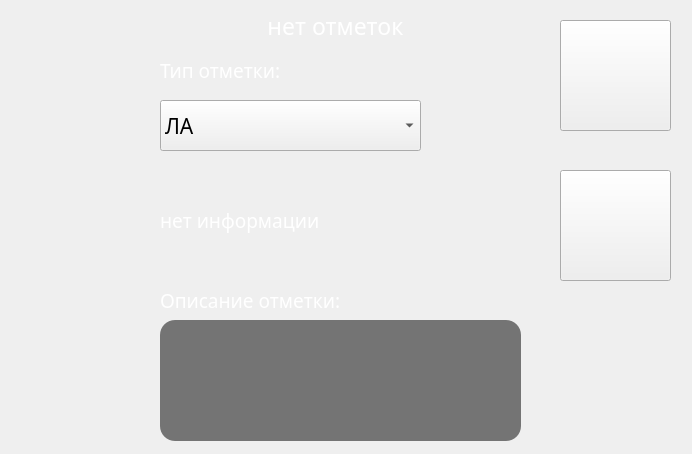
<?xml version="1.0" encoding="UTF-8"?>
<ui version="4.0">
 <class>MapMarkEdit</class>
 <widget class="QWidget" name="MapMarkEdit">
  <property name="geometry">
   <rect>
    <x>0</x>
    <y>0</y>
    <width>692</width>
    <height>454</height>
   </rect>
  </property>
  <property name="windowTitle">
   <string>Form</string>
  </property>
  <property name="styleSheet">
   <string notr="true"/>
  </property>
  <widget class="QLabel" name="rotate_bgrd_lbl">
   <property name="geometry">
    <rect>
     <x>0</x>
     <y>0</y>
     <width>692</width>
     <height>456</height>
    </rect>
   </property>
   <property name="styleSheet">
    <string notr="true">padding-right: 15px; /* make room for the arrows */
border-image: url(:/Pyramid/fon_next_menu.png);
border-width: 3;
</string>
   </property>
   <property name="text">
    <string/>
   </property>
  </widget>
  <widget class="QComboBox" name="typeComboBox">
   <property name="geometry">
    <rect>
     <x>160</x>
     <y>100</y>
     <width>261</width>
     <height>51</height>
    </rect>
   </property>
   <property name="font">
    <font>
     <family>Trebuchet MS</family>
     <pointsize>16</pointsize>
    </font>
   </property>
   <item>
    <property name="text">
     <string>ЛА</string>
    </property>
   </item>
   <item>
    <property name="text">
     <string>Обломки ЛА</string>
    </property>
   </item>
   <item>
    <property name="text">
     <string>Черный ящик</string>
    </property>
   </item>
   <item>
    <property name="text">
     <string>Фрагменты тел</string>
    </property>
   </item>
   <item>
    <property name="text">
     <string>Следы крушения</string>
    </property>
   </item>
   <item>
    <property name="text">
     <string>Непроходимые места</string>
    </property>
   </item>
   <item>
    <property name="text">
     <string>АС</string>
    </property>
   </item>
   <item>
    <property name="text">
     <string>Место десантирования</string>
    </property>
   </item>
   <item>
    <property name="text">
     <string>Прочее</string>
    </property>
   </item>
  </widget>
  <widget class="QLabel" name="type_lbl">
   <property name="geometry">
    <rect>
     <x>160</x>
     <y>60</y>
     <width>181</width>
     <height>21</height>
    </rect>
   </property>
   <property name="palette">
    <palette>
     <active>
      <colorrole role="WindowText">
       <brush brushstyle="SolidPattern">
        <color alpha="255">
         <red>255</red>
         <green>255</green>
         <blue>255</blue>
        </color>
       </brush>
      </colorrole>
      <colorrole role="Text">
       <brush brushstyle="SolidPattern">
        <color alpha="255">
         <red>255</red>
         <green>255</green>
         <blue>255</blue>
        </color>
       </brush>
      </colorrole>
      <colorrole role="ButtonText">
       <brush brushstyle="SolidPattern">
        <color alpha="255">
         <red>255</red>
         <green>255</green>
         <blue>255</blue>
        </color>
       </brush>
      </colorrole>
     </active>
     <inactive>
      <colorrole role="WindowText">
       <brush brushstyle="SolidPattern">
        <color alpha="255">
         <red>255</red>
         <green>255</green>
         <blue>255</blue>
        </color>
       </brush>
      </colorrole>
      <colorrole role="Text">
       <brush brushstyle="SolidPattern">
        <color alpha="255">
         <red>255</red>
         <green>255</green>
         <blue>255</blue>
        </color>
       </brush>
      </colorrole>
      <colorrole role="ButtonText">
       <brush brushstyle="SolidPattern">
        <color alpha="255">
         <red>255</red>
         <green>255</green>
         <blue>255</blue>
        </color>
       </brush>
      </colorrole>
     </inactive>
     <disabled>
      <colorrole role="WindowText">
       <brush brushstyle="SolidPattern">
        <color alpha="255">
         <red>120</red>
         <green>120</green>
         <blue>120</blue>
        </color>
       </brush>
      </colorrole>
      <colorrole role="Text">
       <brush brushstyle="SolidPattern">
        <color alpha="255">
         <red>120</red>
         <green>120</green>
         <blue>120</blue>
        </color>
       </brush>
      </colorrole>
      <colorrole role="ButtonText">
       <brush brushstyle="SolidPattern">
        <color alpha="255">
         <red>120</red>
         <green>120</green>
         <blue>120</blue>
        </color>
       </brush>
      </colorrole>
     </disabled>
    </palette>
   </property>
   <property name="font">
    <font>
     <family>Trebuchet MS</family>
     <pointsize>14</pointsize>
    </font>
   </property>
   <property name="text">
    <string>Тип отметки:</string>
   </property>
  </widget>
  <widget class="QPlainTextEdit" name="description">
   <property name="geometry">
    <rect>
     <x>160</x>
     <y>320</y>
     <width>361</width>
     <height>121</height>
    </rect>
   </property>
   <property name="palette">
    <palette>
     <active>
      <colorrole role="WindowText">
       <brush brushstyle="SolidPattern">
        <color alpha="255">
         <red>255</red>
         <green>255</green>
         <blue>255</blue>
        </color>
       </brush>
      </colorrole>
      <colorrole role="Button">
       <brush brushstyle="SolidPattern">
        <color alpha="255">
         <red>116</red>
         <green>116</green>
         <blue>116</blue>
        </color>
       </brush>
      </colorrole>
      <colorrole role="Light">
       <brush brushstyle="SolidPattern">
        <color alpha="255">
         <red>189</red>
         <green>189</green>
         <blue>189</blue>
        </color>
       </brush>
      </colorrole>
      <colorrole role="Text">
       <brush brushstyle="SolidPattern">
        <color alpha="255">
         <red>255</red>
         <green>255</green>
         <blue>255</blue>
        </color>
       </brush>
      </colorrole>
      <colorrole role="BrightText">
       <brush brushstyle="SolidPattern">
        <color alpha="255">
         <red>213</red>
         <green>213</green>
         <blue>213</blue>
        </color>
       </brush>
      </colorrole>
      <colorrole role="ButtonText">
       <brush brushstyle="SolidPattern">
        <color alpha="255">
         <red>255</red>
         <green>255</green>
         <blue>255</blue>
        </color>
       </brush>
      </colorrole>
      <colorrole role="Base">
       <brush brushstyle="SolidPattern">
        <color alpha="255">
         <red>116</red>
         <green>116</green>
         <blue>116</blue>
        </color>
       </brush>
      </colorrole>
      <colorrole role="Window">
       <brush brushstyle="SolidPattern">
        <color alpha="255">
         <red>116</red>
         <green>116</green>
         <blue>116</blue>
        </color>
       </brush>
      </colorrole>
     </active>
     <inactive>
      <colorrole role="WindowText">
       <brush brushstyle="SolidPattern">
        <color alpha="255">
         <red>255</red>
         <green>255</green>
         <blue>255</blue>
        </color>
       </brush>
      </colorrole>
      <colorrole role="Button">
       <brush brushstyle="SolidPattern">
        <color alpha="255">
         <red>116</red>
         <green>116</green>
         <blue>116</blue>
        </color>
       </brush>
      </colorrole>
      <colorrole role="Light">
       <brush brushstyle="SolidPattern">
        <color alpha="255">
         <red>189</red>
         <green>189</green>
         <blue>189</blue>
        </color>
       </brush>
      </colorrole>
      <colorrole role="Text">
       <brush brushstyle="SolidPattern">
        <color alpha="255">
         <red>255</red>
         <green>255</green>
         <blue>255</blue>
        </color>
       </brush>
      </colorrole>
      <colorrole role="BrightText">
       <brush brushstyle="SolidPattern">
        <color alpha="255">
         <red>213</red>
         <green>213</green>
         <blue>213</blue>
        </color>
       </brush>
      </colorrole>
      <colorrole role="ButtonText">
       <brush brushstyle="SolidPattern">
        <color alpha="255">
         <red>255</red>
         <green>255</green>
         <blue>255</blue>
        </color>
       </brush>
      </colorrole>
      <colorrole role="Base">
       <brush brushstyle="SolidPattern">
        <color alpha="255">
         <red>116</red>
         <green>116</green>
         <blue>116</blue>
        </color>
       </brush>
      </colorrole>
      <colorrole role="Window">
       <brush brushstyle="SolidPattern">
        <color alpha="255">
         <red>116</red>
         <green>116</green>
         <blue>116</blue>
        </color>
       </brush>
      </colorrole>
     </inactive>
     <disabled>
      <colorrole role="WindowText">
       <brush brushstyle="SolidPattern">
        <color alpha="255">
         <red>120</red>
         <green>120</green>
         <blue>120</blue>
        </color>
       </brush>
      </colorrole>
      <colorrole role="Button">
       <brush brushstyle="SolidPattern">
        <color alpha="255">
         <red>116</red>
         <green>116</green>
         <blue>116</blue>
        </color>
       </brush>
      </colorrole>
      <colorrole role="Light">
       <brush brushstyle="SolidPattern">
        <color alpha="255">
         <red>189</red>
         <green>189</green>
         <blue>189</blue>
        </color>
       </brush>
      </colorrole>
      <colorrole role="Text">
       <brush brushstyle="SolidPattern">
        <color alpha="255">
         <red>120</red>
         <green>120</green>
         <blue>120</blue>
        </color>
       </brush>
      </colorrole>
      <colorrole role="BrightText">
       <brush brushstyle="SolidPattern">
        <color alpha="255">
         <red>213</red>
         <green>213</green>
         <blue>213</blue>
        </color>
       </brush>
      </colorrole>
      <colorrole role="ButtonText">
       <brush brushstyle="SolidPattern">
        <color alpha="255">
         <red>120</red>
         <green>120</green>
         <blue>120</blue>
        </color>
       </brush>
      </colorrole>
      <colorrole role="Base">
       <brush brushstyle="SolidPattern">
        <color alpha="255">
         <red>116</red>
         <green>116</green>
         <blue>116</blue>
        </color>
       </brush>
      </colorrole>
      <colorrole role="Window">
       <brush brushstyle="SolidPattern">
        <color alpha="255">
         <red>116</red>
         <green>116</green>
         <blue>116</blue>
        </color>
       </brush>
      </colorrole>
     </disabled>
    </palette>
   </property>
   <property name="font">
    <font>
     <family>Trebuchet MS</family>
     <pointsize>18</pointsize>
    </font>
   </property>
   <property name="styleSheet">
    <string notr="true">QPlainTextEdit {
     background-color: white;

     background-attachment: fixed;
 	 border-radius: 15px;
	
	background-color: rgb(116, 116, 116);
 }

QScrollBar:vertical { width: 100px;} 
</string>
   </property>
   <property name="plainText">
    <string/>
   </property>
  </widget>
  <widget class="QLabel" name="info_lbl">
   <property name="geometry">
    <rect>
     <x>160</x>
     <y>290</y>
     <width>181</width>
     <height>21</height>
    </rect>
   </property>
   <property name="palette">
    <palette>
     <active>
      <colorrole role="WindowText">
       <brush brushstyle="SolidPattern">
        <color alpha="255">
         <red>255</red>
         <green>255</green>
         <blue>255</blue>
        </color>
       </brush>
      </colorrole>
      <colorrole role="Text">
       <brush brushstyle="SolidPattern">
        <color alpha="255">
         <red>255</red>
         <green>255</green>
         <blue>255</blue>
        </color>
       </brush>
      </colorrole>
      <colorrole role="ButtonText">
       <brush brushstyle="SolidPattern">
        <color alpha="255">
         <red>255</red>
         <green>255</green>
         <blue>255</blue>
        </color>
       </brush>
      </colorrole>
     </active>
     <inactive>
      <colorrole role="WindowText">
       <brush brushstyle="SolidPattern">
        <color alpha="255">
         <red>255</red>
         <green>255</green>
         <blue>255</blue>
        </color>
       </brush>
      </colorrole>
      <colorrole role="Text">
       <brush brushstyle="SolidPattern">
        <color alpha="255">
         <red>255</red>
         <green>255</green>
         <blue>255</blue>
        </color>
       </brush>
      </colorrole>
      <colorrole role="ButtonText">
       <brush brushstyle="SolidPattern">
        <color alpha="255">
         <red>255</red>
         <green>255</green>
         <blue>255</blue>
        </color>
       </brush>
      </colorrole>
     </inactive>
     <disabled>
      <colorrole role="WindowText">
       <brush brushstyle="SolidPattern">
        <color alpha="255">
         <red>120</red>
         <green>120</green>
         <blue>120</blue>
        </color>
       </brush>
      </colorrole>
      <colorrole role="Text">
       <brush brushstyle="SolidPattern">
        <color alpha="255">
         <red>120</red>
         <green>120</green>
         <blue>120</blue>
        </color>
       </brush>
      </colorrole>
      <colorrole role="ButtonText">
       <brush brushstyle="SolidPattern">
        <color alpha="255">
         <red>120</red>
         <green>120</green>
         <blue>120</blue>
        </color>
       </brush>
      </colorrole>
     </disabled>
    </palette>
   </property>
   <property name="font">
    <font>
     <family>Trebuchet MS</family>
     <pointsize>14</pointsize>
    </font>
   </property>
   <property name="text">
    <string>Описание отметки:</string>
   </property>
  </widget>
  <widget class="QLabel" name="status">
   <property name="geometry">
    <rect>
     <x>160</x>
     <y>10</y>
     <width>351</width>
     <height>31</height>
    </rect>
   </property>
   <property name="palette">
    <palette>
     <active>
      <colorrole role="WindowText">
       <brush brushstyle="SolidPattern">
        <color alpha="255">
         <red>255</red>
         <green>255</green>
         <blue>255</blue>
        </color>
       </brush>
      </colorrole>
      <colorrole role="Text">
       <brush brushstyle="SolidPattern">
        <color alpha="255">
         <red>255</red>
         <green>255</green>
         <blue>255</blue>
        </color>
       </brush>
      </colorrole>
      <colorrole role="ButtonText">
       <brush brushstyle="SolidPattern">
        <color alpha="255">
         <red>255</red>
         <green>255</green>
         <blue>255</blue>
        </color>
       </brush>
      </colorrole>
     </active>
     <inactive>
      <colorrole role="WindowText">
       <brush brushstyle="SolidPattern">
        <color alpha="255">
         <red>255</red>
         <green>255</green>
         <blue>255</blue>
        </color>
       </brush>
      </colorrole>
      <colorrole role="Text">
       <brush brushstyle="SolidPattern">
        <color alpha="255">
         <red>255</red>
         <green>255</green>
         <blue>255</blue>
        </color>
       </brush>
      </colorrole>
      <colorrole role="ButtonText">
       <brush brushstyle="SolidPattern">
        <color alpha="255">
         <red>255</red>
         <green>255</green>
         <blue>255</blue>
        </color>
       </brush>
      </colorrole>
     </inactive>
     <disabled>
      <colorrole role="WindowText">
       <brush brushstyle="SolidPattern">
        <color alpha="255">
         <red>120</red>
         <green>120</green>
         <blue>120</blue>
        </color>
       </brush>
      </colorrole>
      <colorrole role="Text">
       <brush brushstyle="SolidPattern">
        <color alpha="255">
         <red>120</red>
         <green>120</green>
         <blue>120</blue>
        </color>
       </brush>
      </colorrole>
      <colorrole role="ButtonText">
       <brush brushstyle="SolidPattern">
        <color alpha="255">
         <red>120</red>
         <green>120</green>
         <blue>120</blue>
        </color>
       </brush>
      </colorrole>
     </disabled>
    </palette>
   </property>
   <property name="font">
    <font>
     <family>Trebuchet MS</family>
     <pointsize>17</pointsize>
     <stylestrategy>PreferDefault</stylestrategy>
    </font>
   </property>
   <property name="text">
    <string>нет отметок</string>
   </property>
   <property name="alignment">
    <set>Qt::AlignCenter</set>
   </property>
  </widget>
  <widget class="QPushButton" name="next">
   <property name="geometry">
    <rect>
     <x>552</x>
     <y>320</y>
     <width>111</width>
     <height>111</height>
    </rect>
   </property>
   <property name="autoFillBackground">
    <bool>false</bool>
   </property>
   <property name="styleSheet">
    <string notr="true"> QPushButton:hover:pressed {
    padding-right: 15px; /* make room for the arrows */
	border-image: url(:/Pyramid/right_n.png);
     border-width: 3;}
 
QPushButton{
     padding-right: 15px; /* make room for the arrows */
	border-image: url(:/Pyramid/right.png);
     border-width: 3;}

 QPushButton:hover {
    padding-right: 15px; /* make room for the arrows */
	border-image: url(:/Pyramid/right.png);
     border-width: 3;}</string>
   </property>
   <property name="text">
    <string/>
   </property>
   <property name="flat">
    <bool>true</bool>
   </property>
  </widget>
  <widget class="QPushButton" name="perv">
   <property name="geometry">
    <rect>
     <x>20</x>
     <y>320</y>
     <width>111</width>
     <height>111</height>
    </rect>
   </property>
   <property name="autoFillBackground">
    <bool>false</bool>
   </property>
   <property name="styleSheet">
    <string notr="true"> QPushButton:hover:pressed {
    padding-right: 15px; /* make room for the arrows */
	border-image: url(:/Pyramid/left_n.png);
     border-width: 3;}
 
QPushButton{
     padding-right: 15px; /* make room for the arrows */
	border-image: url(:/Pyramid/left.png);
     border-width: 3;}

 QPushButton:hover {
    padding-right: 15px; /* make room for the arrows */
	border-image: url(:/Pyramid/left.png);
     border-width: 3;}</string>
   </property>
   <property name="text">
    <string/>
   </property>
   <property name="flat">
    <bool>true</bool>
   </property>
  </widget>
  <widget class="QPushButton" name="save">
   <property name="geometry">
    <rect>
     <x>560</x>
     <y>20</y>
     <width>111</width>
     <height>111</height>
    </rect>
   </property>
   <property name="styleSheet">
    <string notr="true"> QPushButton:hover:pressed {
    padding-right: 15px; /* make room for the arrows */
	border-image: url(:/Pyramid/save_n.png);
     border-width: 3;}
 
QPushButton{
     padding-right: 15px; /* make room for the arrows */
   	border-image: url(:/Pyramid/save.png);
     border-width: 3;}

 QPushButton:hover {
    padding-right: 15px; /* make room for the arrows */
   border-image: url(:/Pyramid/save.png);
     border-width: 3;}</string>
   </property>
   <property name="text">
    <string/>
   </property>
  </widget>
  <widget class="QPushButton" name="cancel">
   <property name="geometry">
    <rect>
     <x>560</x>
     <y>170</y>
     <width>111</width>
     <height>111</height>
    </rect>
   </property>
   <property name="styleSheet">
    <string notr="true"> QPushButton:hover:pressed {
    padding-right: 15px; /* make room for the arrows */
	border-image: url(:/Pyramid/gps_cancel_n.png);
     border-width: 3;}
 
QPushButton{
     padding-right: 15px; /* make room for the arrows */
   	border-image: url(:/Pyramid/gps_cancel.png);
     border-width: 3;}

 QPushButton:hover {
    padding-right: 15px; /* make room for the arrows */
   border-image: url(:/Pyramid/gps_cancel.png);
     border-width: 3;}</string>
   </property>
   <property name="text">
    <string/>
   </property>
  </widget>
  <widget class="QPushButton" name="del">
   <property name="geometry">
    <rect>
     <x>20</x>
     <y>20</y>
     <width>111</width>
     <height>111</height>
    </rect>
   </property>
   <property name="autoFillBackground">
    <bool>false</bool>
   </property>
   <property name="styleSheet">
    <string notr="true"> QPushButton:hover:pressed {
    padding-right: 15px; /* make room for the arrows */
	border-image: url(:/Pyramid/close_fw_n.png);
     border-width: 3;}
 
QPushButton{
     padding-right: 15px; /* make room for the arrows */
	border-image: url(:/Pyramid/close_fw.png);
     border-width: 3;}

 QPushButton:hover {
    padding-right: 15px; /* make room for the arrows */
	border-image: url(:/Pyramid/close_fw.png);
     border-width: 3;}</string>
   </property>
   <property name="text">
    <string/>
   </property>
   <property name="flat">
    <bool>true</bool>
   </property>
  </widget>
  <widget class="QPushButton" name="keyboard">
   <property name="geometry">
    <rect>
     <x>20</x>
     <y>170</y>
     <width>111</width>
     <height>111</height>
    </rect>
   </property>
   <property name="autoFillBackground">
    <bool>false</bool>
   </property>
   <property name="styleSheet">
    <string notr="true"> QPushButton:hover:pressed {
    padding-right: 15px; /* make room for the arrows */
	border-image: url(:/Pyramid/Black-Keyboard.png);
     border-width: 3;}
 
QPushButton{
     padding-right: 15px; /* make room for the arrows */
	border-image: url(:/Pyramid/Black-Keyboard.png);
     border-width: 3;}

 QPushButton:hover {
    padding-right: 15px; /* make room for the arrows */
	border-image: url(:/Pyramid/Black-Keyboard.png);
     border-width: 3;}</string>
   </property>
   <property name="text">
    <string/>
   </property>
   <property name="flat">
    <bool>true</bool>
   </property>
  </widget>
  <widget class="QLabel" name="info">
   <property name="geometry">
    <rect>
     <x>160</x>
     <y>160</y>
     <width>361</width>
     <height>121</height>
    </rect>
   </property>
   <property name="palette">
    <palette>
     <active>
      <colorrole role="WindowText">
       <brush brushstyle="SolidPattern">
        <color alpha="255">
         <red>255</red>
         <green>255</green>
         <blue>255</blue>
        </color>
       </brush>
      </colorrole>
      <colorrole role="Text">
       <brush brushstyle="SolidPattern">
        <color alpha="255">
         <red>255</red>
         <green>255</green>
         <blue>255</blue>
        </color>
       </brush>
      </colorrole>
      <colorrole role="ButtonText">
       <brush brushstyle="SolidPattern">
        <color alpha="255">
         <red>255</red>
         <green>255</green>
         <blue>255</blue>
        </color>
       </brush>
      </colorrole>
     </active>
     <inactive>
      <colorrole role="WindowText">
       <brush brushstyle="SolidPattern">
        <color alpha="255">
         <red>255</red>
         <green>255</green>
         <blue>255</blue>
        </color>
       </brush>
      </colorrole>
      <colorrole role="Text">
       <brush brushstyle="SolidPattern">
        <color alpha="255">
         <red>255</red>
         <green>255</green>
         <blue>255</blue>
        </color>
       </brush>
      </colorrole>
      <colorrole role="ButtonText">
       <brush brushstyle="SolidPattern">
        <color alpha="255">
         <red>255</red>
         <green>255</green>
         <blue>255</blue>
        </color>
       </brush>
      </colorrole>
     </inactive>
     <disabled>
      <colorrole role="WindowText">
       <brush brushstyle="SolidPattern">
        <color alpha="255">
         <red>120</red>
         <green>120</green>
         <blue>120</blue>
        </color>
       </brush>
      </colorrole>
      <colorrole role="Text">
       <brush brushstyle="SolidPattern">
        <color alpha="255">
         <red>120</red>
         <green>120</green>
         <blue>120</blue>
        </color>
       </brush>
      </colorrole>
      <colorrole role="ButtonText">
       <brush brushstyle="SolidPattern">
        <color alpha="255">
         <red>120</red>
         <green>120</green>
         <blue>120</blue>
        </color>
       </brush>
      </colorrole>
     </disabled>
    </palette>
   </property>
   <property name="font">
    <font>
     <family>Trebuchet MS</family>
     <pointsize>14</pointsize>
    </font>
   </property>
   <property name="text">
    <string>нет информации</string>
   </property>
  </widget>
 </widget>
 <resources>
  <include location="../Resources/PyramidWidgets.qrc"/>
 </resources>
 <connections/>
</ui>
